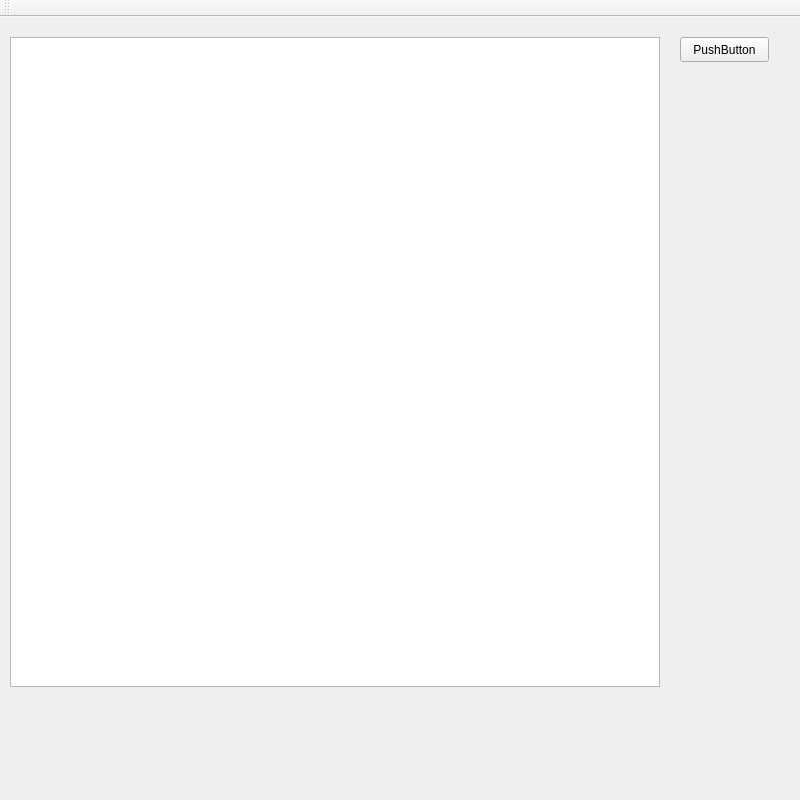
<?xml version="1.0" encoding="UTF-8"?>
<ui version="4.0">
 <class>MainWindow</class>
 <widget class="QMainWindow" name="MainWindow">
  <property name="geometry">
   <rect>
    <x>0</x>
    <y>0</y>
    <width>800</width>
    <height>800</height>
   </rect>
  </property>
  <property name="minimumSize">
   <size>
    <width>800</width>
    <height>800</height>
   </size>
  </property>
  <property name="focusPolicy">
   <enum>Qt::WheelFocus</enum>
  </property>
  <property name="windowTitle">
   <string>MainWindow</string>
  </property>
  <widget class="QWidget" name="centralWidget">
   <widget class="QGraphicsView" name="graphicsView">
    <property name="geometry">
     <rect>
      <x>10</x>
      <y>20</y>
      <width>650</width>
      <height>650</height>
     </rect>
    </property>
    <property name="minimumSize">
     <size>
      <width>650</width>
      <height>650</height>
     </size>
    </property>
   </widget>
   <widget class="QPushButton" name="cpu_exec">
    <property name="geometry">
     <rect>
      <x>680</x>
      <y>20</y>
      <width>89</width>
      <height>25</height>
     </rect>
    </property>
    <property name="text">
     <string>PushButton</string>
    </property>
   </widget>
  </widget>
  <widget class="QToolBar" name="mainToolBar">
   <attribute name="toolBarArea">
    <enum>TopToolBarArea</enum>
   </attribute>
   <attribute name="toolBarBreak">
    <bool>false</bool>
   </attribute>
  </widget>
 </widget>
 <layoutdefault spacing="6" margin="11"/>
 <resources/>
 <connections/>
</ui>
